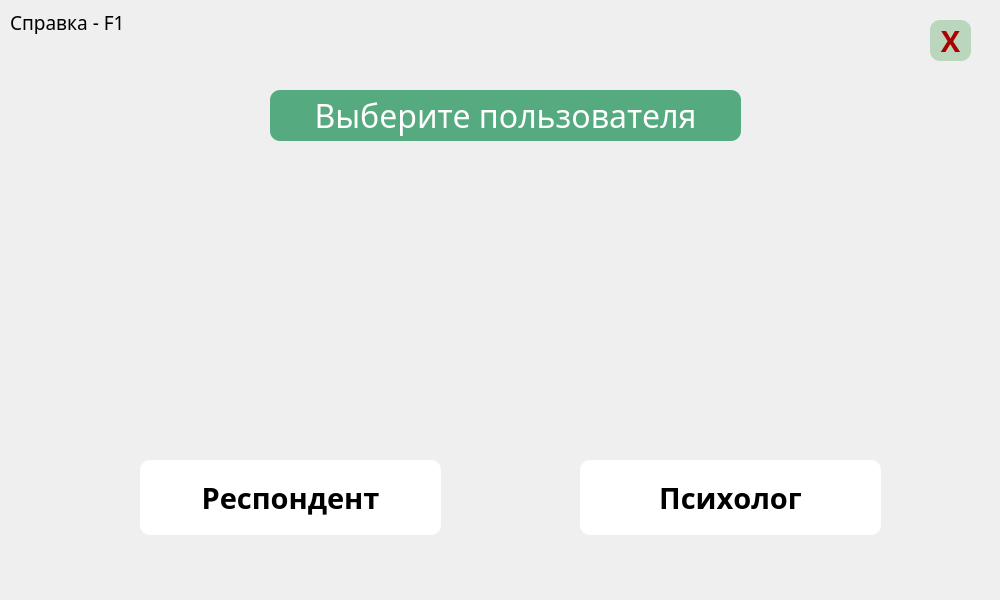
<?xml version="1.0" encoding="UTF-8"?>
<ui version="4.0">
 <class>WelcomeAuthWidget</class>
 <widget class="QWidget" name="WelcomeAuthWidget">
  <property name="geometry">
   <rect>
    <x>0</x>
    <y>0</y>
    <width>1000</width>
    <height>600</height>
   </rect>
  </property>
  <property name="windowTitle">
   <string>Form</string>
  </property>
  <property name="styleSheet">
   <string notr="true">QWidget#WelcomeAuthWidget {
            background-image: url(&quot;:/pictures/back.png&quot;);
}</string>
  </property>
  <widget class="QPushButton" name="openRespond_pushButton">
   <property name="geometry">
    <rect>
     <x>140</x>
     <y>460</y>
     <width>301</width>
     <height>75</height>
    </rect>
   </property>
   <property name="font">
    <font>
     <family>Montserrat Medium</family>
     <pointsize>22</pointsize>
     <weight>75</weight>
     <bold>true</bold>
     <kerning>false</kerning>
    </font>
   </property>
   <property name="styleSheet">
    <string notr="true">QPushButton {
border-radius: 10px;
background-color: rgb(255, 255, 255);
drop-shadow: (0px 10px 10px rgba(0, 0, 0, 0.5));
}
QPushButton:hover {
        background-color: rgba(216, 249, 255);
}</string>
   </property>
   <property name="text">
    <string>Респондент</string>
   </property>
  </widget>
  <widget class="QLabel" name="info">
   <property name="geometry">
    <rect>
     <x>10</x>
     <y>10</y>
     <width>131</width>
     <height>24</height>
    </rect>
   </property>
   <property name="font">
    <font>
     <family>Montserrat Medium</family>
     <pointsize>14</pointsize>
    </font>
   </property>
   <property name="text">
    <string>Справка - F1</string>
   </property>
  </widget>
  <widget class="QPushButton" name="exit_pushButton">
   <property name="geometry">
    <rect>
     <x>930</x>
     <y>20</y>
     <width>41</width>
     <height>41</height>
    </rect>
   </property>
   <property name="font">
    <font>
     <family>Montserrat Medium</family>
     <pointsize>22</pointsize>
     <weight>75</weight>
     <bold>true</bold>
     <kerning>false</kerning>
    </font>
   </property>
   <property name="styleSheet">
    <string notr="true">QPushButton {
border-radius: 10px;
background-color: rgb(255, 255, 255);
	background-color: rgb(186, 214, 189);

	color: rgb(170, 0, 0);
}
QPushButton:hover {
        background-color: rgba(216, 249, 255);
}</string>
   </property>
   <property name="text">
    <string>X</string>
   </property>
  </widget>
  <widget class="QPushButton" name="openPsycho_pushButton">
   <property name="geometry">
    <rect>
     <x>580</x>
     <y>460</y>
     <width>301</width>
     <height>75</height>
    </rect>
   </property>
   <property name="font">
    <font>
     <family>Montserrat Medium</family>
     <pointsize>22</pointsize>
     <weight>75</weight>
     <bold>true</bold>
     <kerning>false</kerning>
    </font>
   </property>
   <property name="styleSheet">
    <string notr="true">QPushButton {
border-radius: 10px;
background-color: rgb(255, 255, 255);
}
QPushButton:hover {
        background-color: rgba(216, 249, 255);
}</string>
   </property>
   <property name="text">
    <string>Психолог</string>
   </property>
  </widget>
  <widget class="QWidget" name="image" native="true">
   <property name="geometry">
    <rect>
     <x>360</x>
     <y>170</y>
     <width>281</width>
     <height>261</height>
    </rect>
   </property>
   <property name="styleSheet">
    <string notr="true">QWidget#image {
           image: url(&quot;:/pictures/face.png&quot;);
}</string>
   </property>
  </widget>
  <widget class="QLabel" name="name">
   <property name="geometry">
    <rect>
     <x>270</x>
     <y>90</y>
     <width>471</width>
     <height>51</height>
    </rect>
   </property>
   <property name="font">
    <font>
     <family>Montserrat Medium</family>
     <pointsize>24</pointsize>
    </font>
   </property>
   <property name="styleSheet">
    <string notr="true">color: rgb(255, 255, 255);
background-color: rgb(85, 170, 127);
	border-radius: 10px;</string>
   </property>
   <property name="text">
    <string>Выберите пользователя</string>
   </property>
   <property name="alignment">
    <set>Qt::AlignCenter</set>
   </property>
  </widget>
 </widget>
 <resources/>
 <connections/>
</ui>
